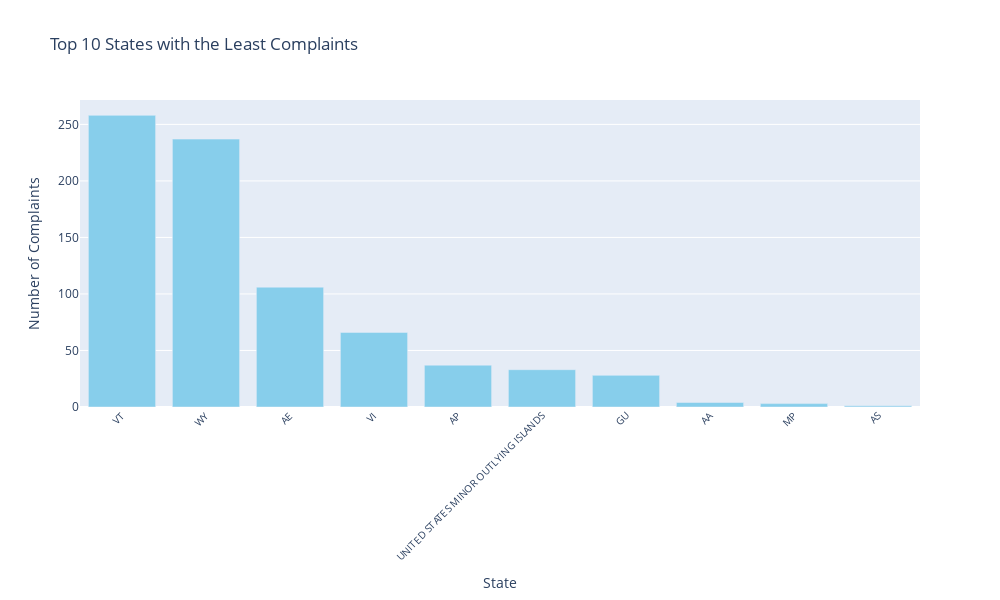

Notebook code for this chart:
### Markdown cell above
#### Top 10 states with least complaints

### Code cell
state_complaint_counts = df_new['State'].value_counts()

# Get top 10 states with the least complaint counts
top_n = 10
top_states = state_complaint_counts.tail(top_n)

fig = go.Figure(data=[go.Bar(
    x=top_states.index,
    y=top_states.values,
    marker_color='skyblue'
)])

fig.update_layout(
    title=f'Top {top_n} States with the Least Complaints',
    xaxis=dict(
        title='State',
        tickangle=-45,
        tickfont=dict(size=10),
    ),
    yaxis=dict(
        title='Number of Complaints',
    ),
    height=600,
    width=1000,
)

fig.show()

### Figure 1 — Plotly figure (JSON) as saved in the notebook; plotly's stock layout.template omitted (floating-point values rounded to 4 significant figures)
{"data": [{"marker": {"color": "skyblue"}, "type": "bar", "x": ["VT", "WY", "AE", "VI", "AP", "UNITED STATES MINOR OUTLYING ISLANDS", "GU", "AA", "MP", "AS"], "y": [258, 237, 106, 66, 37, 33, 28, 4, 3, 1]}], "layout": {"height": 600, "title": {"text": "Top 10 States with the Least Complaints"}, "width": 1000, "xaxis": {"autorange": true, "range": [-0.5, 9.5], "tickangle": -45, "tickfont": {"size": 10}, "title": {"text": "State"}, "type": "category"}, "yaxis": {"autorange": true, "range": [0, 271.6], "title": {"text": "Number of Complaints"}, "type": "linear"}}}
